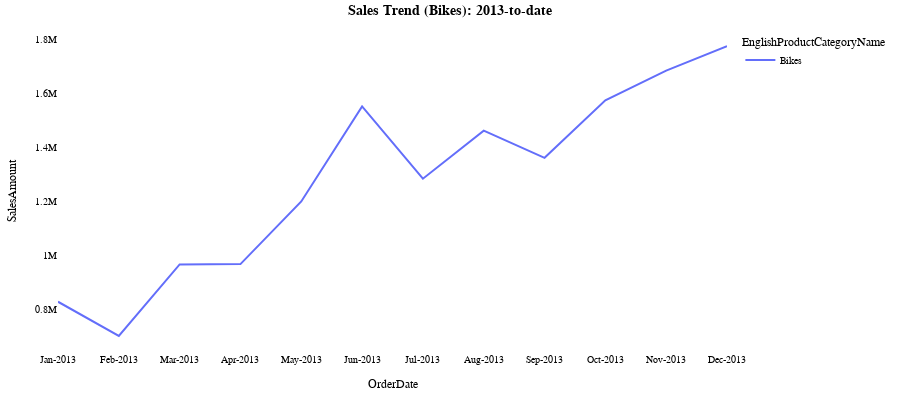

Notebook code for this chart:
### Markdown cell above
> Bikes revenue is not comparable to Accessories and Clothing, so we are going to have to plot them separately

### Code cell
bikes_sales = df_sales.query("EnglishProductCategoryName=='Bikes'")

categories = [
    'Jan-2013', 'Feb-2013', 'Mar-2013', 'Apr-2013', 'May-2013', 'Jun-2013',
    'Jul-2013', 'Aug-2013', 'Sep-2013', 'Oct-2013', 'Nov-2013', 'Dec-2013'
]
bikes_sales.OrderDate = pd.Categorical(
    bikes_sales.OrderDate, 
    categories=categories,
    ordered=True
)
bikes_sales.sort_values('OrderDate', inplace=True)

fig = px.line(
    bikes_sales, 
    x="OrderDate", 
    y="SalesAmount", 
    color="EnglishProductCategoryName"
)
fig.update_layout(
    margin=dict(t=30,b=20,l=20,r=20),
    title="<b>Sales Trend (Bikes): 2013-to-date</b>",
    title_x=0.5,
    paper_bgcolor='white',
    plot_bgcolor='white',
    height=400,
    font=dict(
        family="Arial",
        size=10,
        color="black",
    ),
    showlegend=True
)
pio.show(fig)

### Figure 1 — Plotly figure (JSON) as saved in the notebook; plotly's stock layout.template omitted (floating-point values rounded to 4 significant figures)
{"data": [{"hovertemplate": "EnglishProductCategoryName=Bikes<br>OrderDate=%{x}<br>SalesAmount=%{y}<extra></extra>", "legendgroup": "Bikes", "line": {"color": "#636efa", "dash": "solid"}, "mode": "lines", "name": "Bikes", "orientation": "v", "showlegend": true, "type": "scatter", "x": ["Jan-2013", "Feb-2013", "Mar-2013", "Apr-2013", "May-2013", "Jun-2013", "Jul-2013", "Aug-2013", "Sep-2013", "Oct-2013", "Nov-2013", "Dec-2013"], "xaxis": "x", "y": [829900.0, 703800.0, 967800.0, 968900.0, 1200000.0, 1551000.0, 1284000.0, 1461000.0, 1361000.0, 1573000.0, 1683000.0, 1774000.0], "yaxis": "y"}], "layout": {"font": {"color": "black", "family": "Arial", "size": 10}, "height": 400, "legend": {"title": {"text": "EnglishProductCategoryName"}, "tracegroupgap": 0}, "margin": {"b": 20, "l": 20, "r": 20, "t": 30}, "paper_bgcolor": "white", "plot_bgcolor": "white", "showlegend": true, "title": {"text": "<b>Sales Trend (Bikes): 2013-to-date</b>", "x": 0.5}, "xaxis": {"anchor": "y", "domain": [0, 1], "title": {"text": "OrderDate"}}, "yaxis": {"anchor": "x", "domain": [0, 1], "title": {"text": "SalesAmount"}}}}
